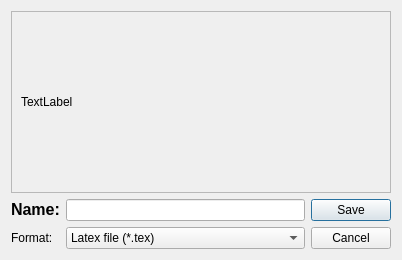
<?xml version="1.0" encoding="UTF-8"?>
<ui version="4.0">
 <class>Dialog</class>
 <widget class="QDialog" name="Dialog">
  <property name="geometry">
   <rect>
    <x>0</x>
    <y>0</y>
    <width>402</width>
    <height>260</height>
   </rect>
  </property>
  <property name="windowTitle">
   <string>Save table</string>
  </property>
  <layout class="QVBoxLayout" name="verticalLayout">
   <item>
    <widget class="QFrame" name="frame">
     <property name="sizePolicy">
      <sizepolicy hsizetype="Preferred" vsizetype="Expanding">
       <horstretch>0</horstretch>
       <verstretch>0</verstretch>
      </sizepolicy>
     </property>
     <property name="styleSheet">
      <string notr="true"/>
     </property>
     <property name="frameShape">
      <enum>QFrame::StyledPanel</enum>
     </property>
     <property name="frameShadow">
      <enum>QFrame::Raised</enum>
     </property>
     <layout class="QVBoxLayout" name="verticalLayout_2">
      <item>
       <widget class="QLabel" name="label_3">
        <property name="text">
         <string>TextLabel</string>
        </property>
       </widget>
      </item>
     </layout>
    </widget>
   </item>
   <item>
    <layout class="QHBoxLayout" name="horizontalLayout">
     <item>
      <layout class="QGridLayout" name="gridLayout_2">
       <item row="0" column="0">
        <widget class="QLabel" name="label">
         <property name="styleSheet">
          <string notr="true"/>
         </property>
         <property name="text">
          <string>&lt;html&gt;&lt;head/&gt;&lt;body&gt;&lt;p&gt;&lt;span style=&quot; font-size:12pt; font-weight:700;&quot;&gt;Name:&lt;/span&gt;&lt;/p&gt;&lt;/body&gt;&lt;/html&gt;</string>
         </property>
        </widget>
       </item>
       <item row="0" column="1">
        <widget class="QLineEdit" name="lineEdit"/>
       </item>
       <item row="1" column="0">
        <widget class="QLabel" name="label_2">
         <property name="text">
          <string>Format:</string>
         </property>
        </widget>
       </item>
       <item row="1" column="1">
        <widget class="QComboBox" name="comboBox">
         <item>
          <property name="text">
           <string>Latex file (*.tex)</string>
          </property>
         </item>
         <item>
          <property name="text">
           <string>Excel file (*.xls)</string>
          </property>
         </item>
         <item>
          <property name="text">
           <string>Text file (*.txt)</string>
          </property>
         </item>
        </widget>
       </item>
      </layout>
     </item>
     <item>
      <widget class="QDialogButtonBox" name="buttonBox">
       <property name="sizePolicy">
        <sizepolicy hsizetype="Fixed" vsizetype="Fixed">
         <horstretch>0</horstretch>
         <verstretch>0</verstretch>
        </sizepolicy>
       </property>
       <property name="locale">
        <locale language="English" country="UnitedStates"/>
       </property>
       <property name="orientation">
        <enum>Qt::Vertical</enum>
       </property>
       <property name="standardButtons">
        <set>QDialogButtonBox::Cancel|QDialogButtonBox::Save</set>
       </property>
      </widget>
     </item>
    </layout>
   </item>
  </layout>
 </widget>
 <resources>
  <include location="icons_.qrc"/>
 </resources>
 <connections>
  <connection>
   <sender>buttonBox</sender>
   <signal>accepted()</signal>
   <receiver>Dialog</receiver>
   <slot>accept()</slot>
   <hints>
    <hint type="sourcelabel">
     <x>248</x>
     <y>254</y>
    </hint>
    <hint type="destinationlabel">
     <x>157</x>
     <y>274</y>
    </hint>
   </hints>
  </connection>
  <connection>
   <sender>buttonBox</sender>
   <signal>rejected()</signal>
   <receiver>Dialog</receiver>
   <slot>reject()</slot>
   <hints>
    <hint type="sourcelabel">
     <x>316</x>
     <y>260</y>
    </hint>
    <hint type="destinationlabel">
     <x>286</x>
     <y>274</y>
    </hint>
   </hints>
  </connection>
 </connections>
</ui>
